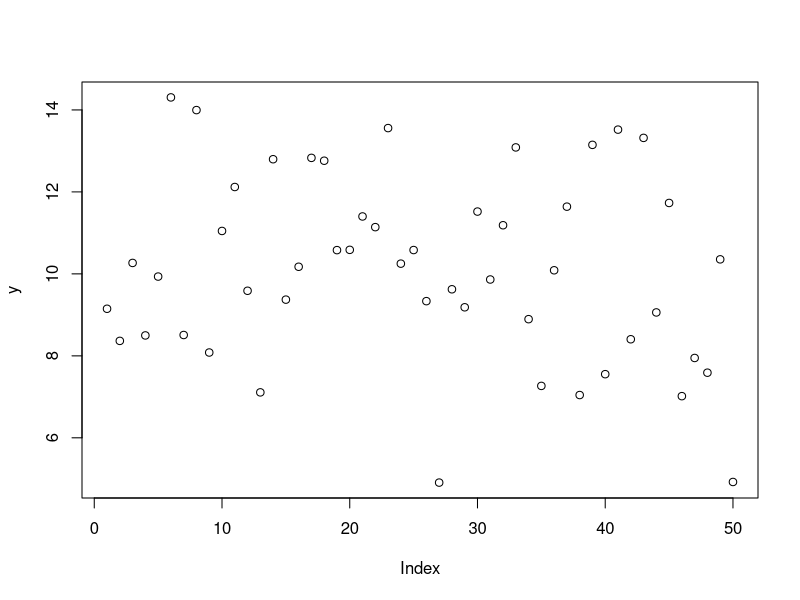
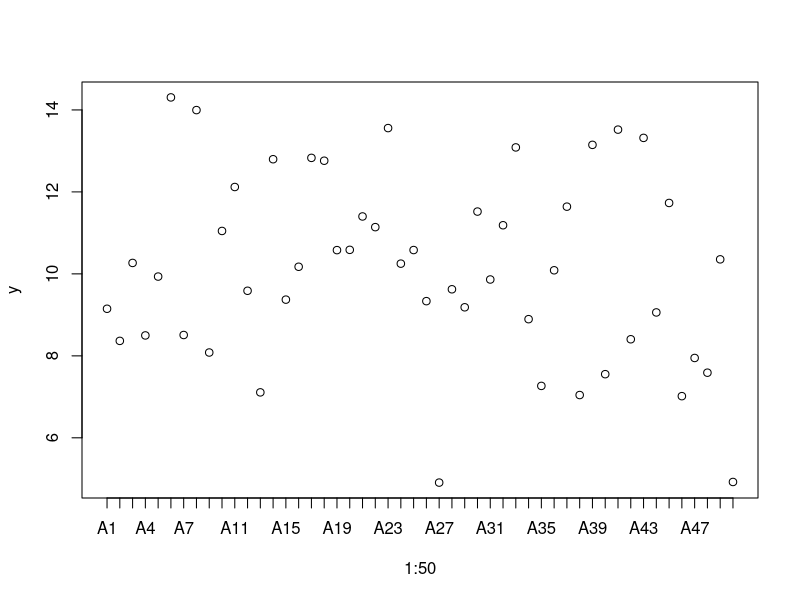
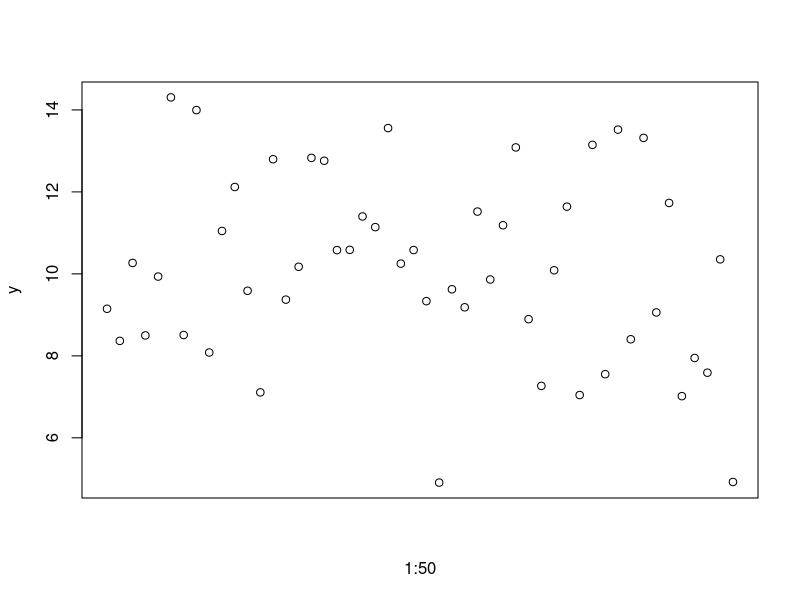

Write the R code that produced these figures, in order. (Note: this script raises an error after producing the figures.)
## ---- chunk 1
knitr::opts_chunk$set(echo = TRUE)
## ---- chunk 2

y <- rnorm(50, mean = 10, sd =2)
plot(y)

## ---- chunk 3
x <- paste0("A", 1:50)
plot(1:50, y, xaxt = 'n')
axis(side = 1, at = 1:50, labels = x)

## ---- chunk 4
plot(1:50, y, xaxt = 'n')
axis(side =1, at = seq(1:50, 4), labels= x[seq(1:50, 4)])

## ---- chunk 5
x <- 1:20
y <- rnorm(20)
plot(x,y, type = "l", col = "red", xlab = "X var", ylab = "YVar", main = "My Plot's Title")
y2<- rnorm(20) +0.3
lines(x,y2,col = "blue")

## ---- chunk 6
x <- 1:20
y <- rnorm(20)
ymax <- max(y, y2)
ymin <- min(y, y2)
plot(x,y, type = "l", col = "red", xlab = "X var", ylab = "YVar", main = "My Plot's Title", ylim = c(ymin, ymax))
y2<- rnorm(20) +0.3
lines(x,y2,col = "blue")

## ---- chunk 7
x <- 1:20
y <- rnorm(20)
ymax <- max(y, y2)
ymin <- min(y, y2)
plot(x,y, type = "l", col = "red", xlab = "X var", ylab = "YVar", main = "My Plot's Title", ylim = c(ymin, ymax))
y2<- rnorm(20) +0.3
lines(x,y2,col = "blue")
points(x, rnorm(20), col = "black")
legend(x = "bottomright", legend = c("Red Line", "Blue Line"), 
      col = c("red", "blue"), lty = c(1,3),
      fill = c("red", "blue", "black"))



## ---- chunk 8

x <- 1:15
y <- rnorm(15,10,3)
plot(x,y, type = "l")
plot(x,y, type = "b")
plot(x,y, type = "c")
plot(x,y, type = "h")

## ---- chunk 9
x <- 1:15
y <- rnorm(15,10,3)
plot(x,y, type = "h", lwd = 15, lend = 1, col = "grey60")

## ---- chunk 10

t <- data.frame(X =c(1,2,3),
                Y =c("a", "b", "c"),
                Z =c(TRUE, TRUE, FALSE))

str(t)


# R will automatically convert string data types to factors,
#to stop r from converting Y to a factor, indicate that in the last line.
# this is very very important. If you specify it, r wont change ur data
u <- data.frame(X =c(1,2,3),
                Y =c("a", "b", "c"),
                Z =c(TRUE, TRUE, FALSE),
                stringsAsFactors = FALSE)
## ---- chunk 11
cc

u[[2]]
u$Y
u[["Y"]]
## ---- chunk 12


u <- data.frame(X =c(1,2,3),
                Y =c("a", "b", "c"),
                Z =c(TRUE, TRUE, FALSE),
                stringsAsFactors = FALSE)

names(u)
u[[names(u)[2]]]


## ---- chunk 13
x <- matrix(data = 1:12, nrow= 4, ncol = 3)
y <- as.data.frame(x)
names(y) <- c("X", "Y", "Z")


